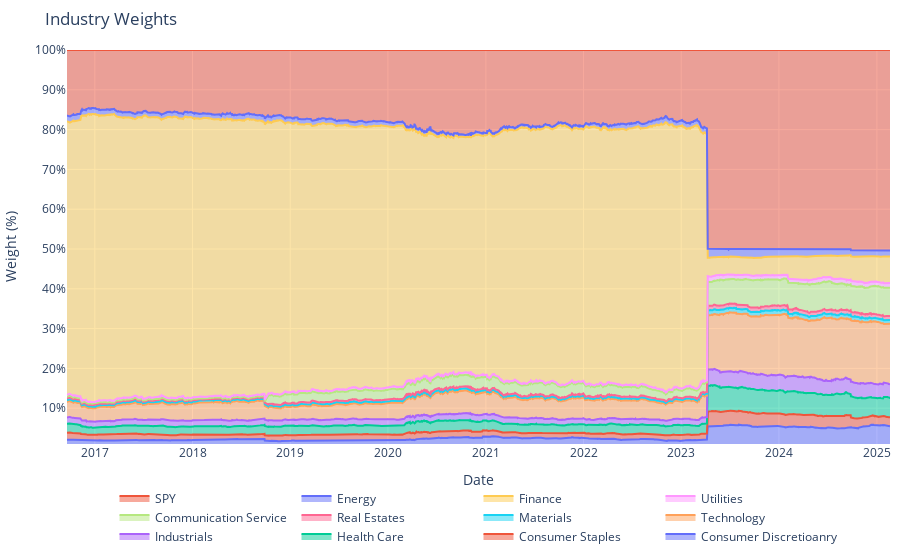

The notebook cell this image was saved under:
### Markdown cell above
*iv)* Industry Weights

### Code cell
fig = go.Figure()

for ticker in industry_weights_ts.columns:
    fig.add_trace(
        go.Scatter(
            x = industry_weights_ts.index,
            y = industry_weights_ts[ticker]*100,
            name = index_ticker_industry[ticker],
            stackgroup='one',
            groupnorm='percent'
        )
    )

fig.update_layout(title = 'Industry Weights',
                  showlegend=True,yaxis=dict(type='linear',range=[1, 100],ticksuffix='%'),
                  margin=dict(l=10, r=10, t=50, b=10),
                  legend=dict(orientation="h",yanchor="top",y=-0.1,xanchor="center",x=0.5)
                )
fig.update_yaxes(title = "Weight (%)")
fig.update_xaxes(title = 'Date')
fig.show()

### Figure 1 — Plotly figure (JSON) as saved in the notebook; plotly's stock layout.template omitted (floating-point values rounded to 4 significant figures; data arrays with more than 128 entries replaced by an {"elided": "..."} marker saying what was removed)
{"data": [{"groupnorm": "percent", "name": "Consumer Discretioanry", "stackgroup": "one", "type": "scatter", "x": {"elided": "2042 str values"}, "y": {"elided": "2042 float values"}}, {"groupnorm": "percent", "name": "Consumer Staples", "stackgroup": "one", "type": "scatter", "x": {"elided": "2042 str values"}, "y": {"elided": "2042 float values"}}, {"groupnorm": "percent", "name": "Health Care", "stackgroup": "one", "type": "scatter", "x": {"elided": "2042 str values"}, "y": {"elided": "2042 float values"}}, {"groupnorm": "percent", "name": "Industrials", "stackgroup": "one", "type": "scatter", "x": {"elided": "2042 str values"}, "y": {"elided": "2042 float values"}}, {"groupnorm": "percent", "name": "Technology", "stackgroup": "one", "type": "scatter", "x": {"elided": "2042 str values"}, "y": {"elided": "2042 float values"}}, {"groupnorm": "percent", "name": "Materials", "stackgroup": "one", "type": "scatter", "x": {"elided": "2042 str values"}, "y": {"elided": "2042 float values"}}, {"groupnorm": "percent", "name": "Real Estates", "stackgroup": "one", "type": "scatter", "x": {"elided": "2042 str values"}, "y": {"elided": "2042 float values"}}, {"groupnorm": "percent", "name": "Communication Service", "stackgroup": "one", "type": "scatter", "x": {"elided": "2042 str values"}, "y": {"elided": "2042 float values"}}, {"groupnorm": "percent", "name": "Utilities", "stackgroup": "one", "type": "scatter", "x": {"elided": "2042 str values"}, "y": {"elided": "2042 float values"}}, {"groupnorm": "percent", "name": "Finance", "stackgroup": "one", "type": "scatter", "x": {"elided": "2042 str values"}, "y": {"elided": "2042 float values"}}, {"groupnorm": "percent", "name": "Energy", "stackgroup": "one", "type": "scatter", "x": {"elided": "2042 str values"}, "y": {"elided": "2042 float values"}}, {"groupnorm": "percent", "name": "SPY", "stackgroup": "one", "type": "scatter", "x": {"elided": "2042 str values"}, "y": {"elided": "2042 float values"}}], "layout": {"legend": {"orientation": "h", "x": 0.5, "xanchor": "center", "y": -0.1, "yanchor": "top"}, "margin": {"b": 10, "l": 10, "r": 10, "t": 50}, "showlegend": true, "title": {"text": "Industry Weights"}, "xaxis": {"title": {"text": "Date"}}, "yaxis": {"range": [1, 100], "ticksuffix": "%", "title": {"text": "Weight (%)"}, "type": "linear"}}}
